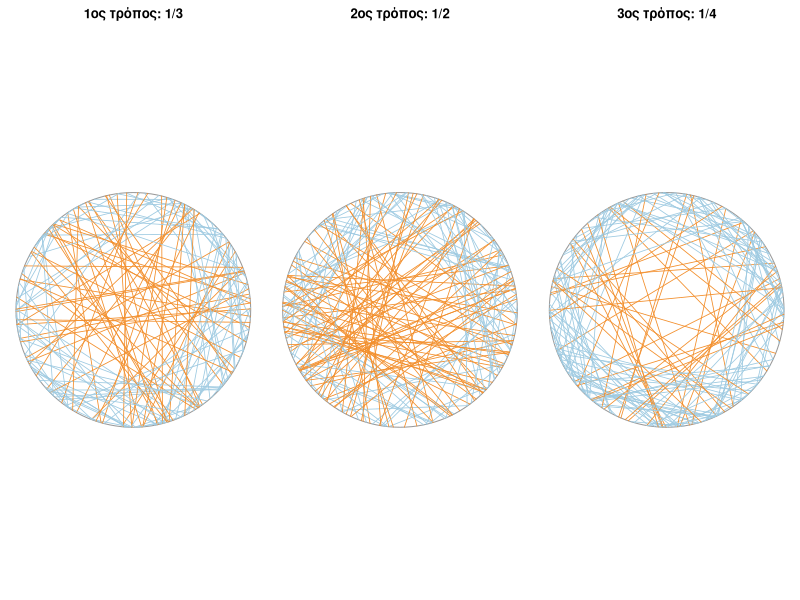

The R source for this figure:
## ---- chunk 1
#| label: setup
#| include: false
set.seed(2026)
# ελληνικοί χαρακτήρες στα γραφήματα και σε locale "C"
invisible(Sys.setlocale("LC_CTYPE", "C.UTF-8"))
fmt <- function(x, d = 2) formatC(x, format = "f", digits = d, decimal.mark = ",")
pct <- function(x, d = 1) paste0(fmt(100 * x, d), "%")
## ---- chunk 2
#| label: three-methods
n <- 100000
# 1ος: δύο ομοιόμορφες γωνίες στην περιφέρεια
th <- abs(runif(n, 0, 2 * pi) - runif(n, 0, 2 * pi))
len1 <- 2 * sin(th / 2)
# 2ος: απόσταση από το κέντρο ομοιόμορφη στο [0, 1]
d2 <- runif(n)
len2 <- 2 * sqrt(1 - d2^2)
# 3ος: μέσο ομοιόμορφο στον δίσκο (r = sqrt(U))
d3 <- sqrt(runif(n))
len3 <- 2 * sqrt(1 - d3^2)
round(c(m1 = mean(len1 > sqrt(3)), m2 = mean(len2 > sqrt(3)), m3 = mean(len3 > sqrt(3))), 3)
## ---- chunk 3
#| label: chords-plot
#| fig-width: 9
#| fig-height: 3.4
#| fig-alt: "Τρεις κύκλοι με 150 τυχαίες χορδές ο καθένας, μία για κάθε τρόπο του Bertrand. Οι χορδές που είναι μεγαλύτερες από την πλευρά του τριγώνου είναι πορτοκαλί."
from_mid <- function(d, phi) cbind(phi - acos(d), phi + acos(d))
draw <- function(ends, title) {
  plot(NA, xlim = c(-1, 1), ylim = c(-1, 1), asp = 1, axes = FALSE, xlab = "", ylab = "", main = title)
  symbols(0, 0, circles = 1, inches = FALSE, add = TRUE, fg = "grey60")
  # μήκος χορδής από τη γωνία ανάμεσα στα άκρα
  long <- 2 * abs(sin((ends[, 2] - ends[, 1]) / 2)) > sqrt(3)
  segments(cos(ends[, 1]), sin(ends[, 1]), cos(ends[, 2]), sin(ends[, 2]),
           col = ifelse(long, "#f28e2b", "#9ecae1"), lwd = 0.8)
}
m <- 150
par(mfrow = c(1, 3), mar = c(0.5, 0.5, 2, 0.5))
# 1ος: τα άκρα είναι δύο ομοιόμορφες γωνίες
draw(cbind(runif(m, 0, 2 * pi), runif(m, 0, 2 * pi)), "1ος τρόπος: 1/3")
# 2ος και 3ος: χορδή από την απόσταση d και τη διεύθυνση phi του μέσου
draw(from_mid(runif(m), runif(m, 0, 2 * pi)), "2ος τρόπος: 1/2")
draw(from_mid(sqrt(runif(m)), runif(m, 0, 2 * pi)), "3ος τρόπος: 1/4")
